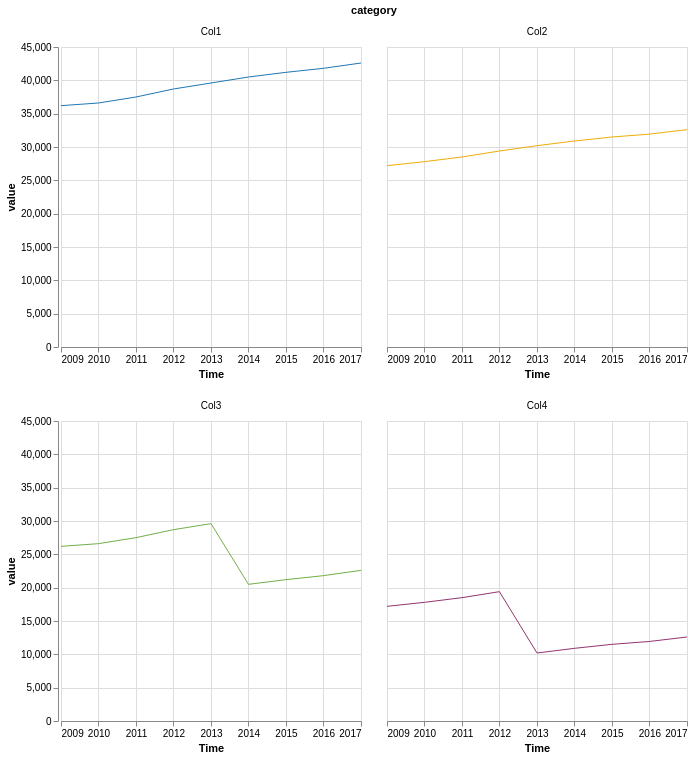

Source (Vega-Lite JSON):
### Vega-Lite specification from a JSON file in a GitHub repository (floating-point values rounded to 4 significant figures)
{"$schema": "https://vega.github.io/schema/vega-lite/v4.json", "description": "Google's stock price over time.", "data": {"values": [{"year": "2009", "category": "Col1", "value": 36200}, {"year": "2009", "category": "Col2", "value": 27200}, {"year": "2009", "category": "Col3", "value": 26200}, {"year": "2009", "category": "Col4", "value": 17200}, {"year": "2010", "category": "Col1", "value": 36600}, {"year": "2010", "category": "Col2", "value": 27800}, {"year": "2010", "category": "Col3", "value": 26600}, {"year": "2010", "category": "Col4", "value": 17800}, {"year": "2011", "category": "Col1", "value": 37500}, {"year": "2011", "category": "Col2", "value": 28500}, {"year": "2011", "category": "Col3", "value": 27500}, {"year": "2011", "category": "Col4", "value": 18500}, {"year": "2012", "category": "Col1", "value": 38700}, {"year": "2012", "category": "Col2", "value": 29400}, {"year": "2012", "category": "Col3", "value": 28700}, {"year": "2012", "category": "Col4", "value": 19400}, {"year": "2013", "category": "Col1", "value": 39600}, {"year": "2013", "category": "Col2", "value": 30200}, {"year": "2013", "category": "Col3", "value": 29600}, {"year": "2013", "category": "Col4", "value": 10200}, {"year": "2014", "category": "Col1", "value": 40500}, {"year": "2014", "category": "Col2", "value": 30900}, {"year": "2014", "category": "Col3", "value": 20500}, {"year": "2014", "category": "Col4", "value": 10900}, {"year": "2015", "category": "Col1", "value": 41200}, {"year": "2015", "category": "Col2", "value": 31500}, {"year": "2015", "category": "Col3", "value": 21200}, {"year": "2015", "category": "Col4", "value": 11500}, {"year": "2016", "category": "Col1", "value": 41803}, {"year": "2016", "category": "Col2", "value": 31931}, {"year": "2016", "category": "Col3", "value": 21803}, {"year": "2016", "category": "Col4", "value": 11931}, {"year": "2017", "category": "Col1", "value": 42600}, {"year": "2017", "category": "Col2", "value": 32600}, {"year": "2017", "category": "Col3", "value": 22600}, {"year": "2017", "category": "Col4", "value": 12600}]}, "width": "container", "height": "container", "resolve": {"axis": {"x": "independent", "y": "shared"}}, "mark": {"type": "line", "opacity": 1, "strokeWidth": 1, "interpolate": "linear", "strokeDash": 0, "tooltip": true}, "encoding": {"facet": {"field": "category", "type": "nominal", "columns": 2, "spacing": 20}, "x": {"field": "year", "type": "temporal", "axis": {"title": "Time", "orient": "bottom"}}, "y": {"type": "quantitative", "field": "value", "axis": {"title": "value", "orient": "left"}}, "color": {"field": "category", "type": "nominal", "scale": {"domain": ["Col1", "Col2", "Col3", "Col4"], "range": ["#1f77b4", "#EDAD08", "#73AF48", "#94346E"]}, "legend": null}}}
